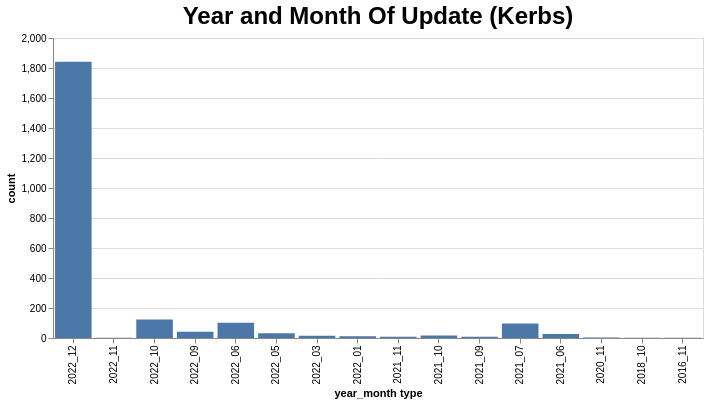

Vega-Lite specification stored for this chart:
### Vega-Lite specification from a JSON file in a GitHub repository (floating-point values rounded to 4 significant figures)
{"config": {"view": {"continuousWidth": 300, "continuousHeight": 300}, "title": {"fontSize": 24}}, "data": {"name": "data-9a24462f5d3deb2fc5793fccd075361b"}, "mark": {"type": "bar"}, "encoding": {"tooltip": [{"field": "percent", "type": "nominal"}], "x": {"field": "year_month type", "sort": "-x", "type": "nominal"}, "y": {"field": "count", "type": "quantitative"}}, "height": 300, "params": [{"name": "param_16", "select": {"type": "interval", "encodings": ["x", "y"]}, "bind": "scales"}], "title": "Year and Month Of Update (Kerbs)", "width": 650, "$schema": "https://vega.github.io/schema/vega-lite/v5.8.0.json", "datasets": {"data-9a24462f5d3deb2fc5793fccd075361b": [{"year_month type": "2022_12", "count": 1842, "percent": "79.02%"}, {"year_month type": "2022_10", "count": 124, "percent": "5.32%"}, {"year_month type": "2022_06", "count": 102, "percent": "4.38%"}, {"year_month type": "2021_07", "count": 97, "percent": "4.16%"}, {"year_month type": "2022_09", "count": 42, "percent": "1.8%"}, {"year_month type": "2022_05", "count": 32, "percent": "1.37%"}, {"year_month type": "2021_06", "count": 26, "percent": "1.12%"}, {"year_month type": "2021_10", "count": 17, "percent": "0.73%"}, {"year_month type": "2022_03", "count": 15, "percent": "0.64%"}, {"year_month type": "2022_01", "count": 11, "percent": "0.47%"}, {"year_month type": "2021_09", "count": 9, "percent": "0.39%"}, {"year_month type": "2021_11", "count": 8, "percent": "0.34%"}, {"year_month type": "2020_11", "count": 3, "percent": "0.13%"}, {"year_month type": "2016_11", "count": 1, "percent": "0.04%"}, {"year_month type": "2018_10", "count": 1, "percent": "0.04%"}, {"year_month type": "2022_11", "count": 1, "percent": "0.04%"}]}}
